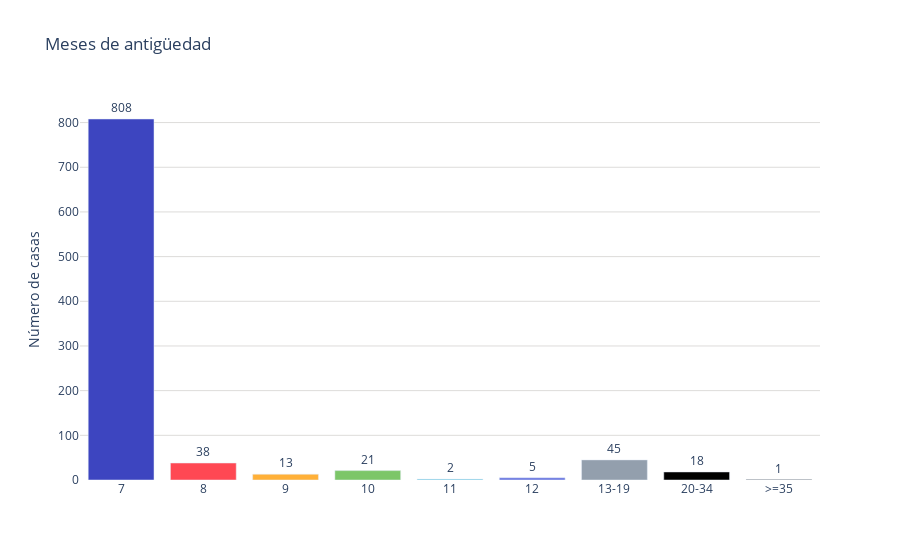

Notebook source saved alongside this figure:
### Code cell
fig = go.Figure()
colores = ['#3d45c0', '#ff4853', '#ffb038', '#7cc668', '#67c2df', '#6773df', '#939fad']
count = df_acumulado['count']

fig.add_trace(go.Bar(
    x=df_acumulado['antiguedad_categoria'], 
    y=df_acumulado['count'], 
    marker_color=colores,  # Especifica los colores de las barras
    text=count,  # Texto que se mostrará en las barras 
    textposition='outside',  # Posición del texto (puede ser 'inside' o 'outside')
    #texttemplate='%{text:.1f}%',  # Formato del texto (porcentaje con un decimal)
))
# Personalizar el diseño de la gráfica
fig.update_layout(
    title='Meses de antigüedad',  # Título de la gráfica
   # xaxis=dict(title='antiguedad_categoria'),  # Título del eje x
    yaxis=dict(
        title='Número de casas', # Título del eje y
        gridcolor='#dddcda', # Color de las líneas que dividen los rangos del eje Y
         gridwidth=1,
    ),  
    plot_bgcolor='rgba(0,0,0,0)',  # Color de fondo del gráfico
)

# Exportar gráfica como archivo HTML
def guardar_grafico_como_html(fig, nombre_archivo, carpeta='graficas'):
    # Crear la carpeta si no existe
    if not os.path.exists(carpeta):
        os.makedirs(carpeta)
    
    # Gráfica como archivo HTML en la carpeta especificada
    pio.write_html(fig, f'{carpeta}/{nombre_archivo}.html')

# Exportar
guardar_grafico_como_html(fig, 'g_bar_tiempoventa_total_tulgo', carpeta='graficas')

fig.show()

### Figure 1 — Plotly figure (JSON) as saved in the notebook; plotly's stock layout.template omitted (floating-point values rounded to 4 significant figures)
{"data": [{"marker": {"color": ["#3d45c0", "#ff4853", "#ffb038", "#7cc668", "#67c2df", "#6773df", "#939fad"]}, "text": [808, 38, 13, 21, 2, 5, 45, 18, 1], "textposition": "outside", "type": "bar", "x": ["7", "8", "9", "10", "11", "12", "13-19", "20-34", ">=35"], "y": [808, 38, 13, 21, 2, 5, 45, 18, 1]}], "layout": {"plot_bgcolor": "rgba(0,0,0,0)", "title": {"text": "Meses de antigüedad"}, "yaxis": {"gridcolor": "#dddcda", "gridwidth": 1, "title": {"text": "Número de casas"}}}}
